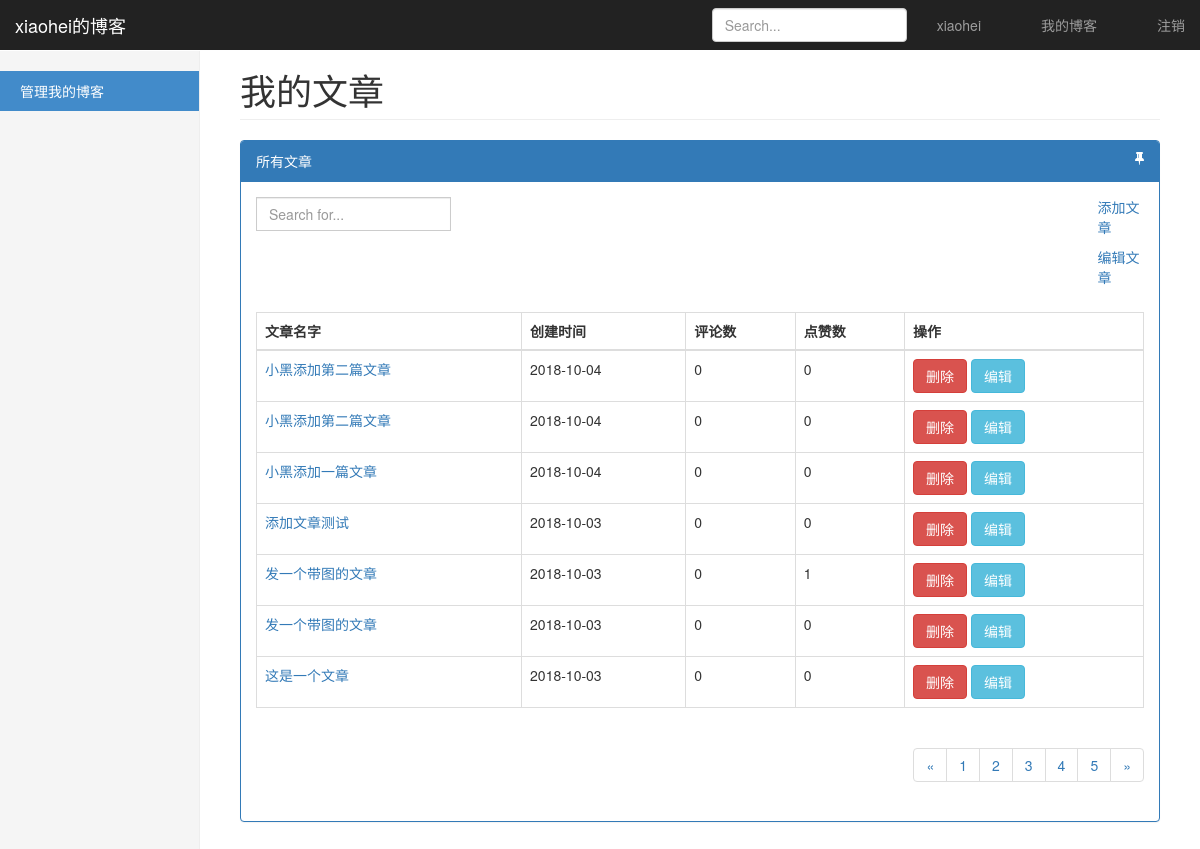
The app's page /blog/manage_article/ (signed in) with its own data.
### app01/models.py (models this page shows, shortened)
class UserInfo(AbstractUser):
    nid = models.AutoField(primary_key=True)
    phone = models.CharField(max_length=11, null=True, unique=True, verbose_name="手机号")
    avatar = models.FileField(upload_to="avatars/", default="avatars/default.png", verbose_name="头像")
    create_time = models.DateTimeField(auto_now_add=True)
    blog = models.OneToOneField(to="Blog", to_field="nid", null=True)
    class Meta:
        verbose_name = "用户"
        verbose_name_plural = verbose_name

class Article(models.Model):
    nid = models.AutoField(primary_key=True)
    title = models.CharField(max_length=50, verbose_name="文章标题")  # 文章标题
    desc = models.CharField(max_length=255)  # 文章描述
    create_time = models.DateTimeField(auto_now_add=True)  # 创建时间
    comment_count = models.IntegerField(verbose_name="评论数", default=0)
    up_count = models.IntegerField(verbose_name="点赞数", default=0)
    down_count = models.IntegerField(verbose_name="踩", default=0)
    category = models.ForeignKey(to="Category", to_field="nid", null=True)
    user = models.ForeignKey(to="UserInfo", to_field="nid")
    tags = models.ManyToManyField(  # 中介模型
        to="Tag",
        through="Article2Tag",
        through_fields=("article", "tag"),  # 注意顺序！！！
    )
    class Meta:
        verbose_name = "文章"
        verbose_name_plural = verbose_name

### app01/views.py (the view)
# urls.py: url(r"manage_article/$", views.manage_article),            # 编辑文章的url
def manage_article(request):
    article_list = []
    username = request.user.username
    user = models.UserInfo.objects.filter(username=username).first()
    blog = user.blog
    articles = models.Article.objects.filter(user=user)
    for i in articles:
        article_list.append(i)
    article_list.reverse()
    return render(request, "manage_article.html", {
        "username": username,
        "blog": blog,
        "article_list": article_list,
    })

### templates/manage_article.html (shortened to what this page needs)
<!DOCTYPE html>
<html lang="zh-CN">
<head>
    <link href="/static/bootstrap/css/bootstrap.css" rel="stylesheet">
    <link href="/static/dashboard.css" rel="stylesheet">
    <link rel="stylesheet" href="/static/fontawesome/css/font-awesome.css">
</head>
<body>
<nav class="navbar navbar-inverse navbar-fixed-top">
    <div class="container-fluid">
        <div class="navbar-header">
            <a class="navbar-brand">{{ request.user.username }}的博客</a>
        </div>
        <div id="navbar" class="navbar-collapse collapse">
            <ul class="nav navbar-nav navbar-right">
                <li><a href="#">{{ request.user.username }}</a></li>
                <li><a href="#"></a></li>
                <li><a href="/blog/{{ request.user.username }}">我的博客</a></li>
                <li><a href="#"></a></li>
                <li><a href="/logout/">注销</a></li>
            </ul>
            <form class="navbar-form navbar-right">
                <input type="text" class="form-control" placeholder="Search...">
            </form>
        </div>
    </div>
</nav>
<div class="container-fluid">
    <div class="row">
        <div class="col-sm-3 col-md-2 sidebar">
            <ul class="nav nav-sidebar">
                <li class="active"><a href="">管理我的博客<span class="sr-only">(current)</span></a></li>
            </ul>
        </div>
        <div class="col-sm-9 col-sm-offset-3 col-md-10 col-md-offset-2 main">
            <h1 class="page-header">我的文章</h1>
            <div class="panel panel-primary">
                <div class="panel-heading">所有文章 <i class="fa fa-thumb-tack pull-right"></i>
                </div>
                <div class="panel-body">
                    <div class="row" style="margin-bottom: 15px">
                        <div class="col-md-4">
                            <div class="input-group">
                                <input type="text" class="form-control" placeholder="Search for...">
                            </div>
                        </div>
                        <div class="col-md-1 pull-right">
                            <p>
                                <a href="/blog/add_article/">添加文章</a>
                            </p>
                            <p>
                                <a href="">编辑文章</a>
                            </p>
                        </div>
                    </div>
                    <table class="table table-bordered">
                        <thead>
                        <tr>
                            <th>文章名字</th>
                            <th>创建时间</th>
                            <th>评论数</th>
                            <th>点赞数</th>
                            <th>操作</th>
                        </tr>
                        </thead>
                        <tbody>
                        {% for article in article_list %}
                            <tr>
                                <td>
                                    <a href="/blog/{{ article.user.username }}/article/{{ article.pk }}/">{{ article.title }}</a>
                                </td>
                                <td>{{ article.create_time|date:'Y-m-d ' }}</td>
                                <td>{{ article.comment_count }}</td>
                                <td>{{ article.up_count }}</td>
                                <td>
                                    <a class="btn btn-danger" href="">删除</a>
                                    <a class="btn btn-info" href="">编辑</a>
                                </td>
                            </tr>
                        {% endfor %}
                        </tbody>
                    </table>
                    <nav aria-label="Page navigation" class="text-right">
                        <ul class="pagination">
                            <li>
                                <a href="#" aria-label="Previous">
                                    <span aria-hidden="true">&laquo;</span>
                                </a>
                            </li>
                            <li><a href="#">1</a></li>
                            <li><a href="#">2</a></li>
                            <li><a href="#">3</a></li>
                            <li><a href="#">4</a></li>
                            <li><a href="#">5</a></li>
                            <li>
                                <a href="#" aria-label="Next">
                                    <span aria-hidden="true">&raquo;</span>
                                </a>
                            </li>
                        </ul>
                    </nav>
                </div>
            </div>
        </div>
    </div>
</div>
</body>
</html>

### static/dashboard.css (style rules this page uses)
body { padding-top: 50px; }
.navbar-fixed-top { border: 0; }
.sidebar { display: none; }
@media (min-width: 768px) { .sidebar { position: fixed; top: 51px; bottom: 0; left: 0; z-index: 1000; display: block; padding: 20px; overflow-x: hidden; overflow-y: auto; background-color: #f5f5f5; border-right: 1px solid #eee; } }
.nav-sidebar { margin-right: -21px; margin-bottom: 20px; margin-left: -20px; }
.nav-sidebar > li > a { padding-right: 20px; padding-left: 20px; }
.nav-sidebar > .active > a, .nav-sidebar > .active > a:hover, .nav-sidebar > .active > a:focus { color: #fff; background-color: #428bca; }
.main { padding: 20px; }
@media (min-width: 768px) { .main { padding-right: 40px; padding-left: 40px; } }
.main .page-header { margin-top: 0; }

### records on screen
UserInfo: user.username "xiaohei"
Article: title "小黑添加第二篇文章", create_time "2018-10-04", comment_count "0", up_count "0"
Article: title "小黑添加第二篇文章", create_time "2018-10-04", comment_count "0", up_count "0"
Article: title "小黑添加一篇文章", create_time "2018-10-04", comment_count "0", up_count "0"
Article: title "添加文章测试", create_time "2018-10-03", comment_count "0", up_count "0"
Article: title "发一个带图的文章", create_time "2018-10-03", comment_count "0", up_count "1"
Article: title "发一个带图的文章", create_time "2018-10-03", comment_count "0", up_count "0"
Article: title "这是一个文章", create_time "2018-10-03", comment_count "0", up_count "0"
